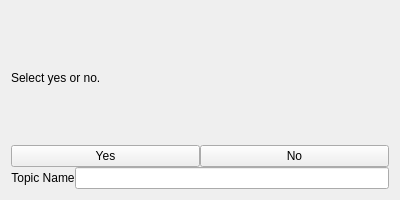
<?xml version="1.0" encoding="UTF-8"?>
<ui version="4.0">
 <class>YesNoUI</class>
 <widget class="QWidget" name="YesNoUI">
  <property name="windowModality">
   <enum>Qt::WindowModal</enum>
  </property>
  <property name="geometry">
   <rect>
    <x>0</x>
    <y>0</y>
    <width>400</width>
    <height>200</height>
   </rect>
  </property>
  <property name="windowTitle">
    <string>YesNoButton</string>
  </property>
  <layout class="QVBoxLayout" name="verticalLayout">
    <item>
      <widget class="QLabel" name="message">
        <property name="text">
          <string>Select yes or no.</string>
        </property>
      </widget>
    </item>
    <property name="spacing">
      <number>0</number>
    </property>
    <item>
      <layout class="QHBoxLayout" name="horizontalLayout">
        <item>
          <widget class="QPushButton" name="yes">
            <property name="toolTip">
              <string>Yes Button</string>
            </property>
            <property name="text">
              <string>Yes</string>
            </property>
            <property name="iconSize">
              <size>
                <width>16</width>
                <height>16</height>
              </size>
            </property>
          </widget>
        </item>
        <item>
          <widget class="QPushButton" name="no">
            <property name="toolTip">
              <string>No Button</string>
            </property>
            <property name="text">
              <string>No</string>
            </property>
            <property name="iconSize">
              <size>
                <width>16</width>
                <height>16</height>
              </size>
            </property>
          </widget>
        </item>
      </layout>
    </item>
    <item>
     <layout class="QVBoxLayout" name="verticalLayout_2">
      <item>
       <layout class="QHBoxLayout" name="horizontalLayout_2">
        <item>
         <widget class="QLabel" name="label">
          <property name="text">
           <string>Topic Name</string>
          </property>
          <property name="textFormat">
           <enum>Qt::PlainText</enum>
          </property>
          <property name="alignment">
           <set>Qt::AlignCenter</set>
          </property>
          <property name="wordWrap">
           <bool>false</bool>
          </property>
          <property name="openExternalLinks">
           <bool>false</bool>
          </property>
         </widget>
        </item>
        <item>
         <widget class="QLineEdit" name="line_edit"/>
        </item>
       </layout>
      </item>
      <!-- <item> -->
      <!--  <widget class="QPushButton" name="pushButton"> -->
      <!--   <property name="text"> -->
      <!--    <string>Publish</string> -->
      <!--   </property> -->
      <!--   <property name="checkable"> -->
      <!--    <bool>false</bool> -->
      <!--   </property> -->
      <!--   <property name="checked"> -->
      <!--    <bool>false</bool> -->
      <!--   </property> -->
      <!--  </widget> -->
      <!-- </item> -->
     </layout>
    </item>
  </layout>
 </widget>
 <resources/>
 <connections/>
</ui>
